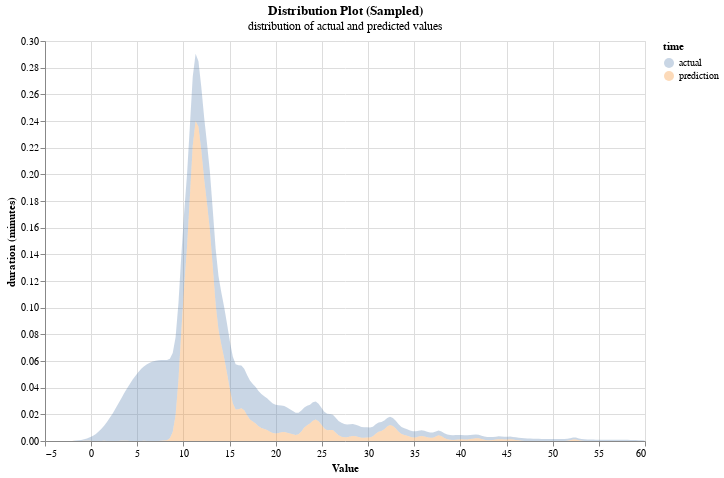

The cell this chart's notebook holds for it:
### Code cell
# Increase the row limit
alt.data_transformers.disable_max_rows()


# Create DataFrame
df = pd.DataFrame({'actual': y_train, 'prediction': y_pred})

# Sample a subset of the data for plotting (e.g., 10000 records)
df_sampled = df.sample(n=10000, random_state=42)

# Melt the DataFrame for Altair
df_long = df_sampled.melt(var_name='Type', value_name='Value')

# Create the density plot using Altair
density_plot = alt.Chart(df_long).transform_density(
    'Value',
    as_=['Value', 'Density'],
    groupby=['Type']
).mark_area(opacity=0.3).encode(
    alt.X('Value:Q', title='Value'),
    alt.Y('Density:Q', title='duration (minutes)'),
    alt.Color('Type:N', title='time')
).properties(
    width=600,
    height=400,
    title=alt.TitleParams(
        text='Distribution Plot (Sampled)',
        subtitle='distribution of actual and predicted values',    
    )
)


# Display the plot
density_plot

### Figure 1 — Vega-Lite specification as saved in the notebook (floating-point values rounded to 4 significant figures; data arrays with more than 128 entries replaced by an {"elided": "..."} marker saying what was removed)
{"config": {"view": {"continuousWidth": 300, "continuousHeight": 300}}, "data": {"name": "data-f80202cff9383f9ac4e52f1500065aae"}, "mark": {"type": "area", "opacity": 0.3}, "encoding": {"color": {"field": "Type", "title": "time", "type": "nominal"}, "x": {"field": "Value", "title": "Value", "type": "quantitative"}, "y": {"field": "Density", "title": "duration (minutes)", "type": "quantitative"}}, "height": 400, "title": {"text": "Distribution Plot (Sampled)", "subtitle": "distribution of actual and predicted values"}, "transform": [{"density": "Value", "groupby": ["Type"], "as": ["Value", "Density"]}], "width": 600, "$schema": "https://vega.github.io/schema/vega-lite/v5.17.0.json", "datasets": {"data-f80202cff9383f9ac4e52f1500065aae": {"elided": "20000 records"}}}
